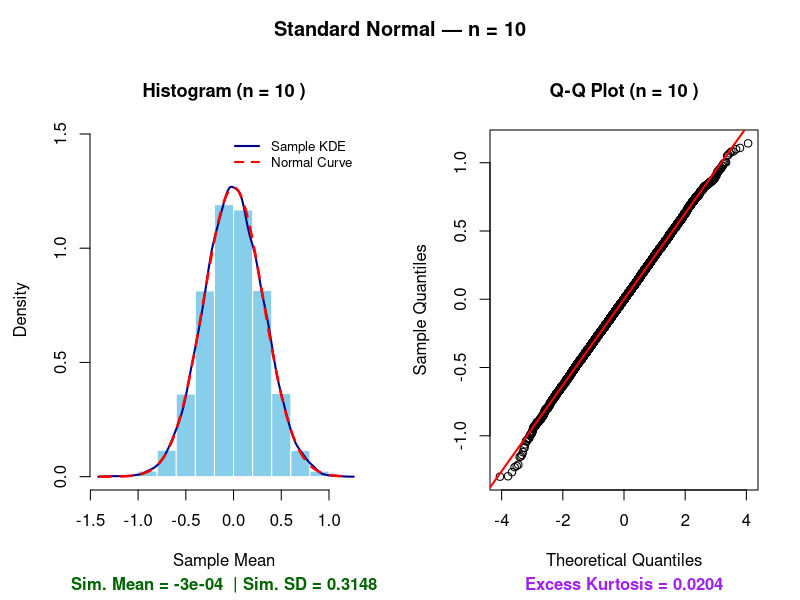
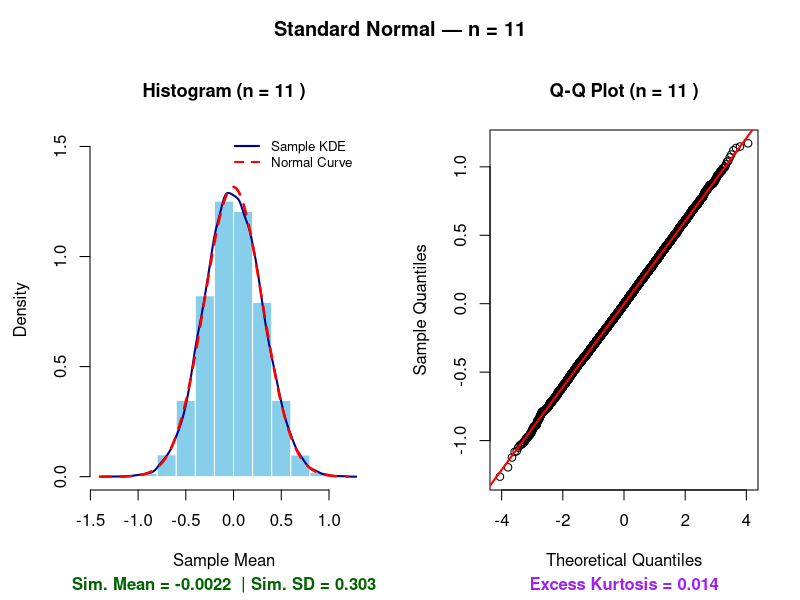
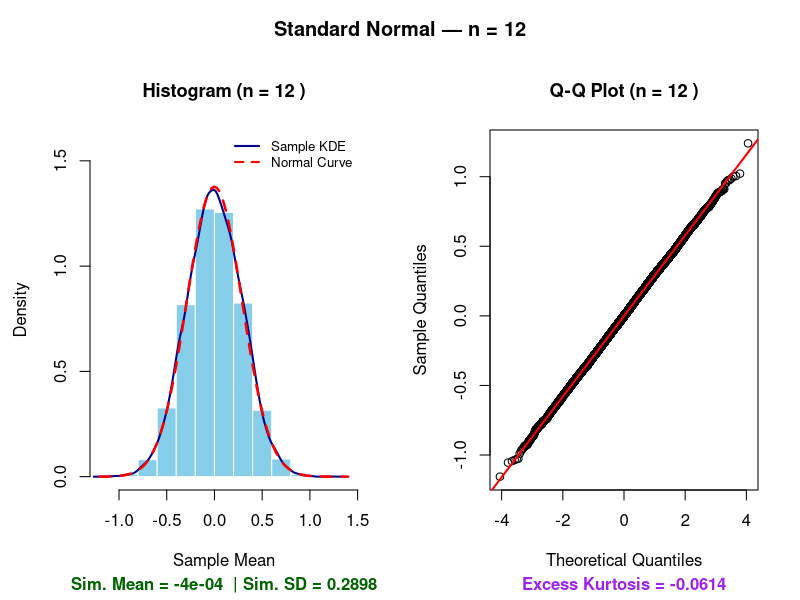
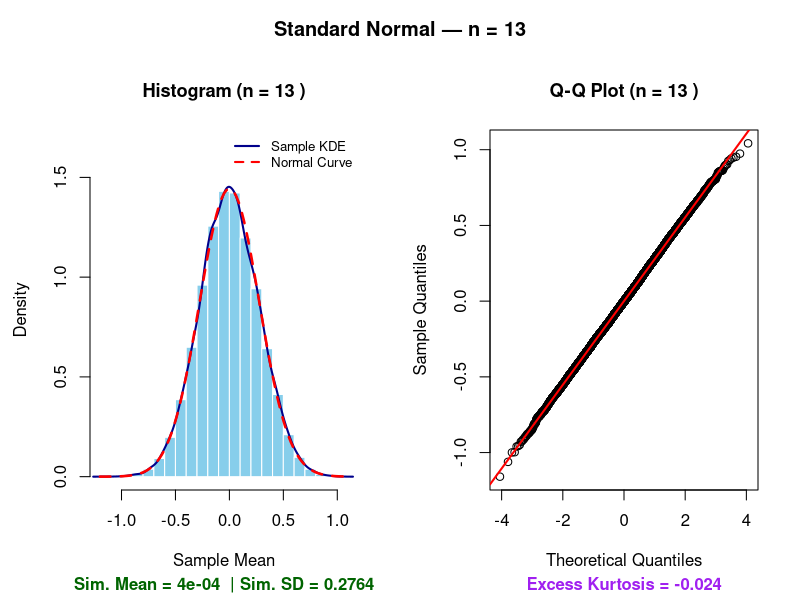
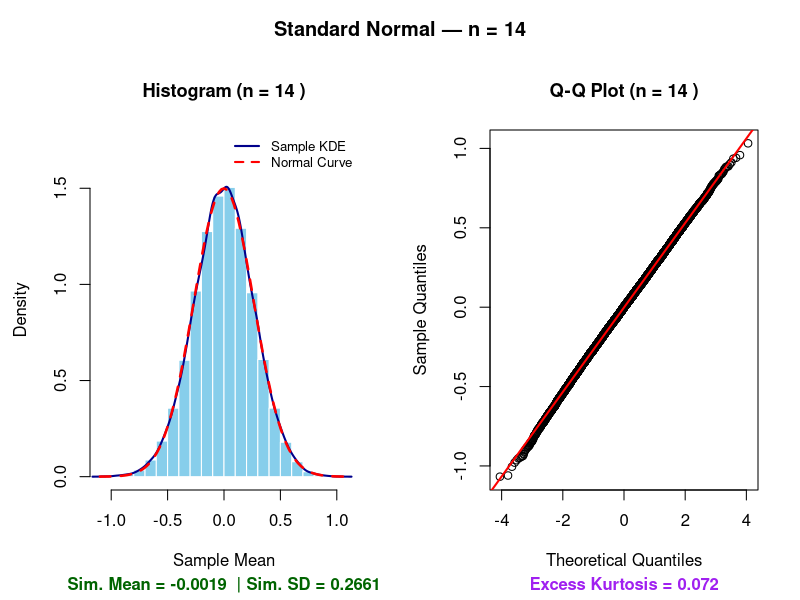
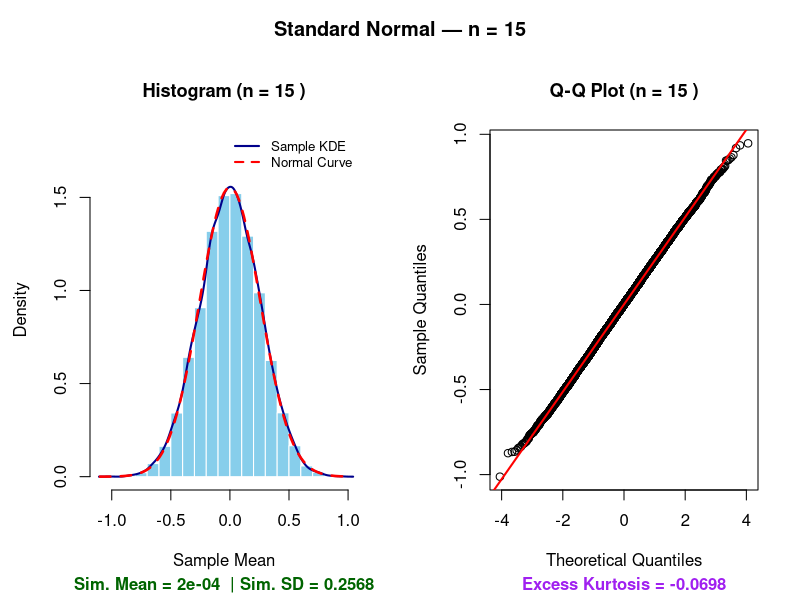
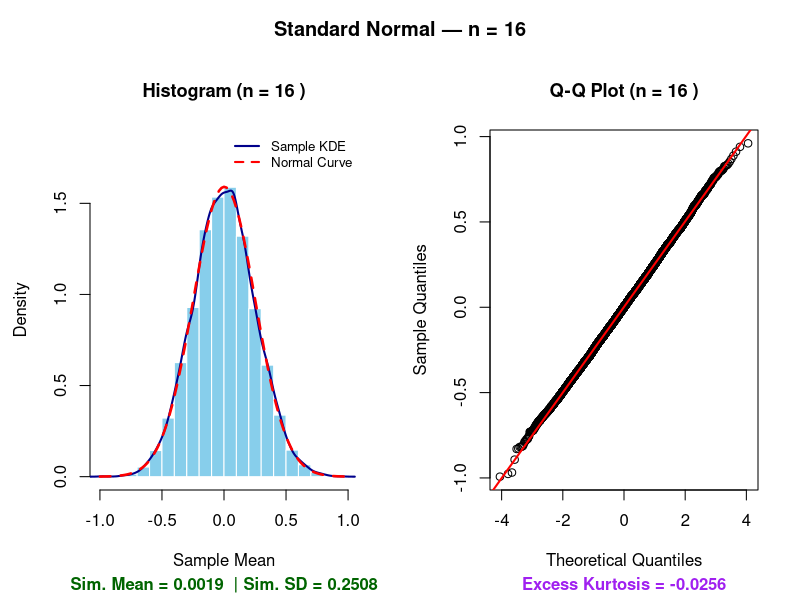
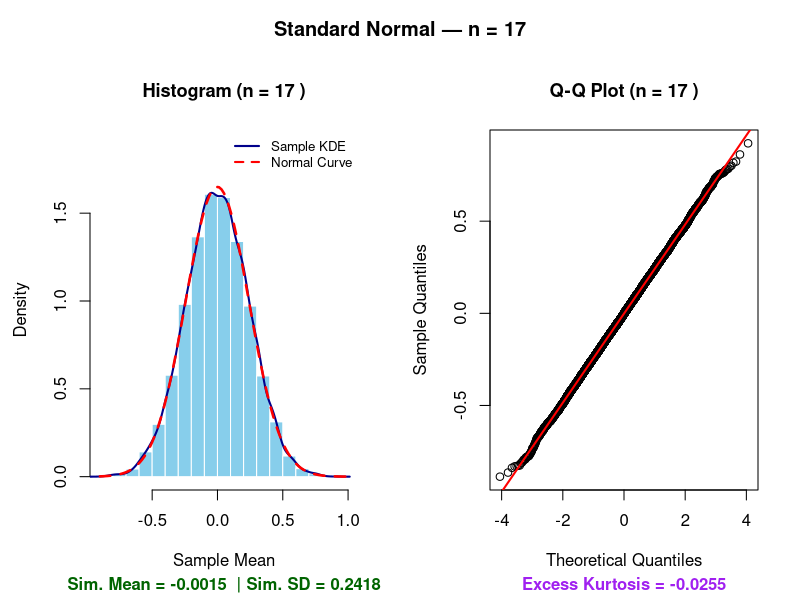

The R script that drew these images, in order:
library(e1071)

# Set reproducible seed
STUDENT_ID_LAST4 <- 2747 
set.seed(STUDENT_ID_LAST4)

B <- 20000
n_range <- 10:40

# 1. Define ALL distributions
distributions <- list(
  "Standard Normal" = list(
    r_fun = function(n) rnorm(n, mean = 0, sd = 1),
    pop_sd = 1
  ),
  "Six-Sided Die" = list(
    r_fun = function(n) sample(1:6, size = n, replace = TRUE),
    pop_sd = sqrt(35/12)
  ),
  "Exponential (lambda=1)" = list(
    r_fun = function(n) rexp(n, rate = 1),
    pop_sd = 1
  ),
  "Binomial Small (n=5, p=0.10)" = list(
    r_fun = function(n) rbinom(n, size = 5, prob = 0.10),
    pop_sd = sqrt(0.45)
  ),
  "Cauchy (Location=0, Scale=1)" = list(
    r_fun = function(n) rcauchy(n, location = 0, scale = 1),
    pop_sd = NA # Infinite/undefined variance
  )
)

# 2. Simulation Engine (Values n=10 to 30)
analyze_distribution <- function(dist_name, dist_info) {
  cat("Processing:", dist_name, "...\n")
  
  summary_table <- data.frame(
    n = n_range,
    sim_mean = numeric(length(n_range)),
    sim_se = numeric(length(n_range)),
    theo_se = numeric(length(n_range)),
    skewness = numeric(length(n_range)),
    kurtosis = numeric(length(n_range)),
    qq_r2 = numeric(length(n_range)) 
  )
  
  sample_means_list <- list()
  
  for (i in seq_along(n_range)) {
    n <- n_range[i]
    means <- replicate(B, mean(dist_info$r_fun(n)))
    
    sample_means_list[[as.character(n)]] <- means
    
    # Calculate metrics, removing extreme values for safety
    summary_table$sim_mean[i] <- mean(means, na.rm = TRUE)
    summary_table$sim_se[i]   <- sd(means, na.rm = TRUE)
    summary_table$theo_se[i]  <- if (!is.na(dist_info$pop_sd)) dist_info$pop_sd / sqrt(n) else NA
    summary_table$skewness[i] <- skewness(means, na.rm = TRUE)
    summary_table$kurtosis[i] <- kurtosis(means, na.rm = TRUE) 
    
    # Calculate LSRL fit for Q-Q plot to store R^2 quantitatively
    qq_vals <- qqnorm(means, plot.it = FALSE)
    valid_qq <- is.finite(qq_vals$x) & is.finite(qq_vals$y)
    if (sum(valid_qq) > 1) {
      qq_lsrl <- lm(qq_vals$y[valid_qq] ~ qq_vals$x[valid_qq])
      summary_table$qq_r2[i] <- summary(qq_lsrl)$r.squared
    } else {
      summary_table$qq_r2[i] <- NA
    }
  }
  
  return(list(name = dist_name, summary = summary_table, draws = sample_means_list))
}

# Run the simulation for ALL distributions
all_results <- list()
for (d in names(distributions)) {
  all_results[[d]] <- analyze_distribution(d, distributions[[d]])
}

# 3. Visual Functions

# A. Generate Individual Plots for n = 10..30 (Safeguarded against non-finite values)
plot_all_n_diagnostics <- function(res_obj) {
  draws_list <- res_obj$draws
  dist_title <- res_obj$name
  
  for (n_val in names(draws_list)) {
    means <- draws_list[[n_val]]
    means_clean <- means[is.finite(means)] # Remove extreme/Inf values for safe plotting
    
    if (length(means_clean) < 2) next
    
    par(mfrow = c(1, 2), mar = c(5.5, 4.5, 4.0, 2.1), oma = c(0, 0, 2.5, 0))
    
    # Compute safe scale metrics (used for plot AND text labels)
    m_val <- mean(means_clean)
    s_val <- sd(means_clean)
    
    h_temp <- hist(means_clean, plot = FALSE)
    dens_y <- density(means_clean)$y
    norm_y <- if (!is.na(s_val) && s_val > 0) dnorm(m_val, mean = m_val, sd = s_val) else 0
    max_y  <- max(c(h_temp$density, dens_y, norm_y), na.rm = TRUE)
    if (!is.finite(max_y) || max_y <= 0) max_y <- 1
    
    # Left: Histogram with Safe Y-Limits
    hist(means_clean, probability = TRUE, col = "skyblue", border = "white",
         ylim = c(0, max_y * 1.15),
         main = paste("Histogram (n =", n_val, ")"),
         xlab = "Sample Mean", ylab = "Density", cex.main = 1.1)
    
    lines(density(means_clean), col = "darkblue", lwd = 2)
    
    if (!is.na(s_val) && s_val > 0) {
      curve(dnorm(x, mean = m_val, sd = s_val), add = TRUE, col = "red", lwd = 2.5, lty = 2)
    }
    
    legend("topright", legend = c("Sample KDE", "Normal Curve"),
           col = c("darkblue", "red"), lty = c(1, 2), lwd = 2, bty = "n", cex = 0.8)
    
    # --> NEW ADDITION: Add Labeled Simulated Mean & SD at the bottom of the Histogram <--
    mtext(paste("Sim. Mean =", round(m_val, 4), " | Sim. SD =", round(s_val, 4)), 
          side = 1, line = 4.2, cex = 1.0, font = 2, col = "darkgreen")
    
    # Right: Q-Q Plot
    qq_data <- qqnorm(means_clean, main = paste("Q-Q Plot (n =", n_val, ")"),
                      xlab = "Theoretical Quantiles", ylab = "Sample Quantiles", cex.main = 1.1)
    
    valid_qq <- is.finite(qq_data$x) & is.finite(qq_data$y)
    if (sum(valid_qq) > 1) {
      qq_lsrl <- lm(qq_data$y[valid_qq] ~ qq_data$x[valid_qq])
      abline(qq_lsrl, col = "red", lwd = 2)
    }
    
    # Kurtosis label at the bottom of the Q-Q plot
    kurt_val <- kurtosis(means_clean)
    mtext(paste("Excess Kurtosis =", round(kurt_val, 4)), 
          side = 1, line = 4.2, cex = 1.0, font = 2, col = "purple")
    
    # Master Header for both plots
    mtext(paste0(dist_title, " — n = ", n_val), side = 3, outer = TRUE, line = 0.5, cex = 1.2, font = 2)
  }
}

# B. Generate Summary Metric Trends (Safeguarded)
plot_quantitative_summary <- function(res_obj) {
  df <- res_obj$summary
  dist_title <- res_obj$name
  
  par(mfrow = c(1, 3), mar = c(4.5, 4.5, 3.5, 1.5), oma = c(0, 0, 2, 0))
  
  safe_trend_plot <- function(x, y, col, ylab, main_title) {
    valid <- is.finite(y)
    if (any(valid)) {
      plot(x[valid], y[valid], type = "b", pch = 19, col = col,
           xlab = "Sample Size (n)", ylab = ylab, main = main_title)
      abline(h = 0, col = "red", lty = 2)
    } else {
      plot(x, rep(0, length(x)), type = "n", xlab = "Sample Size (n)", ylab = ylab, main = main_title)
      mtext("Undefined / Non-finite", side = 3, line = -2, col = "red", cex = 0.8)
    }
  }
  
  safe_trend_plot(df$n, df$skewness, "darkgreen", "Skewness", "Skewness")
  safe_trend_plot(df$n, df$kurtosis, "purple", "Excess Kurtosis", "Kurtosis")
  
  # Standard Error Plot
  valid_se <- is.finite(df$sim_se)
  if (any(valid_se)) {
    plot(df$n[valid_se], df$sim_se[valid_se], type = "b", pch = 19, col = "blue",
         xlab = "Sample Size (n)", ylab = "Standard Error", main = "SE Convergence")
    if (!all(is.na(df$theo_se))) lines(df$n, df$theo_se, col = "red", lty = 2)
  } else {
    plot(df$n, rep(0, length(df$n)), type = "n", xlab = "Sample Size (n)", ylab = "Standard Error", main = "SE Convergence")
    mtext("Undefined (Infinite Variance)", side = 3, line = -2, col = "red", cex = 0.8)
  }
  
  mtext(paste(dist_title, "Summary Trends (n = 10 to 40)"), side = 3, outer = TRUE, font = 2)
  par(mfrow = c(1, 1))
}

# ==============================================================================
# 4. EXECUTION LOOP & PDF OUTPUT
# ==============================================================================

# Reset active plot devices
graphics.off()

# Save all diagnostic plots and dashboards into a clean PDF file
pdf("CLT_summary_Plots.pdf", width = 11, height = 8.5)

for (d_name in names(all_results)) {
  plot_all_n_diagnostics(all_results[[d_name]])
  plot_quantitative_summary(all_results[[d_name]])
}

dev.off()
cat("Process complete! CLT_summary_Plots.pdf generated successfully.\n")
# ==============================================================================
# 5. CONSOLE OUTPUT: Simulated vs. Theoretical SE Differences
# ==============================================================================

cat("\n=== Difference Between Simulated and Theoretical SE ===\n")

for (d_name in names(all_results)) {
  # Skip Cauchy (since theoretical SD is undefined)
  if (grepl("Cauchy", d_name)) next
  
  # Extract the summary dataframe for this distribution
  df <- all_results[[d_name]]$summary
  
  cat("\nDistribution:", d_name, "\n")
  
  # Calculate difference for each n
  diff_vec <- df$sim_se - df$theo_se
  
  out_df <- data.frame(
    n = df$n,
    Simulated_SE   = round(df$sim_se, 5),
    Theoretical_SE = round(df$theo_se, 5),
    Difference     = round(diff_vec, 5)
  )
  
  # Print the main comparison table
  print(out_df, row.names = FALSE)
  
  # Print the mean difference summary line
  mean_diff <- mean(diff_vec, na.rm = TRUE)
  cat("-------------------------------------------------------\n")
  cat("Mean Difference across n = 10 to 30:", round(mean_diff, 5), "\n")
  cat("-------------------------------------------------------\n")
}
cat("\n=======================================================\n")
